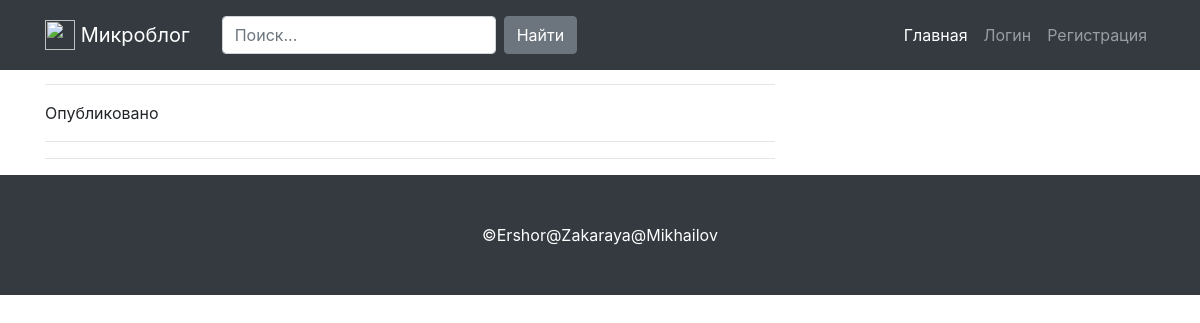
The app's page /posts/2, older data.
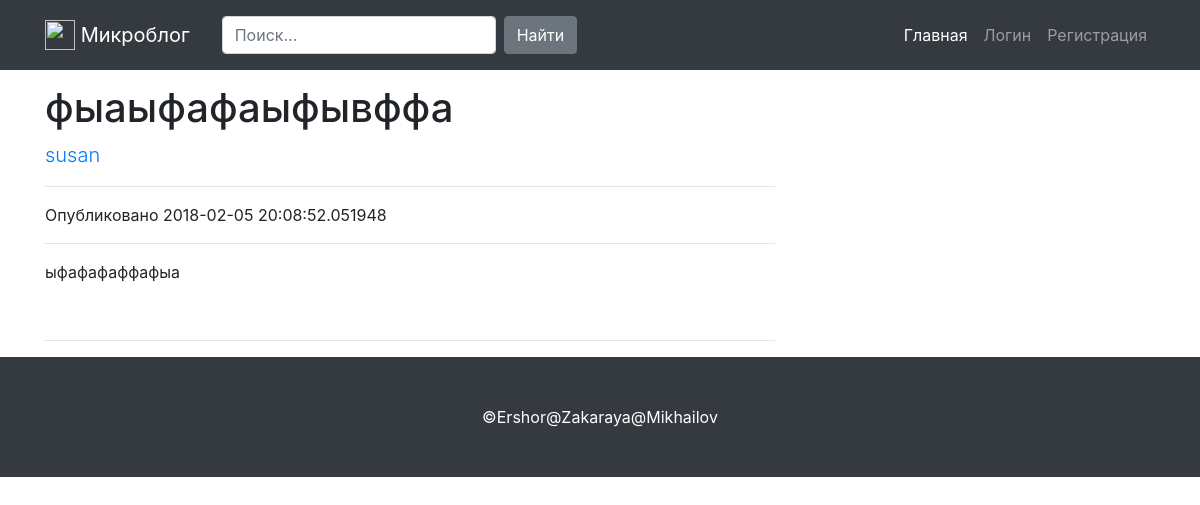
The same page, newer data.
### app/models.py (models this page shows, shortened)
class Post(db.Model):
    id = db.Column(db.Integer, primary_key=True)
    title = db.Column(db.String(255))
    body = db.Column(db.Text)
    date = db.Column(db.DateTime, index=True, default=datetime.utcnow)
    user_id = db.Column(db.Integer, db.ForeignKey('user.id'))

class User(UserMixin, db.Model):
    id = db.Column(db.Integer, primary_key=True)
    username = db.Column(db.String(64), index=True, unique=True)
    email = db.Column(db.String(120), index=True, unique=True)
    password_hash = db.Column(db.String(128))
    posts = db.relationship('Post', backref='author', lazy='dynamic')
    about_me = db.Column(db.String(140))
    last_seen = db.Column(db.DateTime, default=datetime.utcnow)
    def __repr__(self):
        return self.username

### app/routes.py (the view)
@app.route('/posts/<string:pk>')
def post_id(pk):
    post = Post.query.get(pk)
    return render_template('article.html', article=post)

### app/routes.py (called while the page is built)
@app.before_request
def before_request():
    if current_user.is_authenticated:
        current_user.last_seen = datetime.utcnow()
        db.session.commit()

### app/templates/article.html
{% extends 'base.html' %}
{% block content %}
<div class="container">
  <div class="row">
    <div class="col-lg-8">
      <h1 class="mt-4">{{ article.title }}</h1>
      <p class="lead">
        <a href="/user/{{ article.author }}">{{ article.author }}</a>
      </p>
      <hr>
      <p>Опубликовано {{article.date}}</p>
      <hr>
            <p class="lead">{{ article.body | safe }} </p>
      <hr>
  </div>
  </div>
  </div>
{% endblock%}

Row changes from the older to the newer data that the page shows:
added Post: title "фыаыфафаыфывффа", date "2018-02-05 20:08:52.051948", body "ыфафафаффафыа"
now on this page (row edited): User: author "susan"
